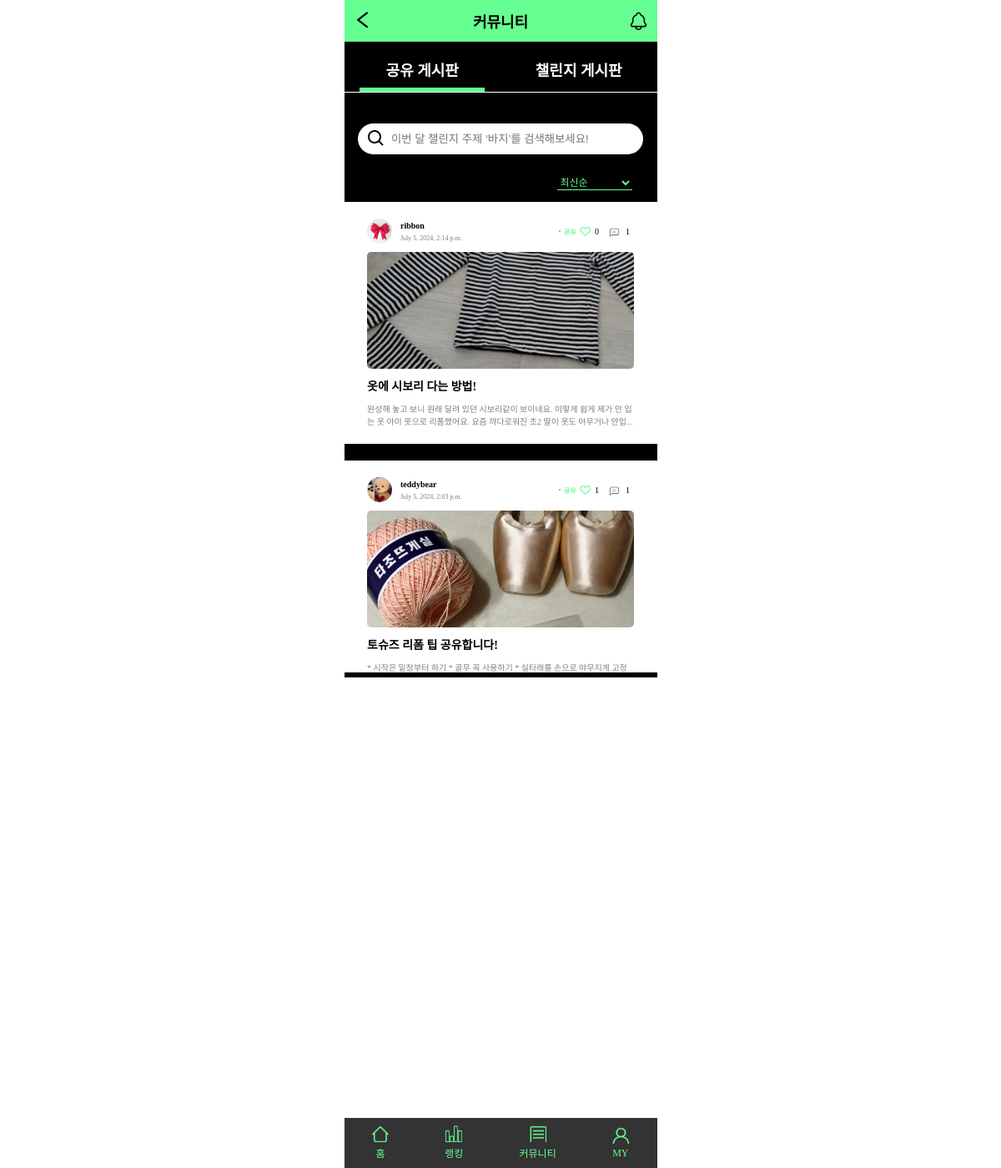
The app's page /tipList/ with its own data.
### mainApp/models.py (models this page shows, shortened)
class Post(models.Model):
    title = models.CharField(max_length=50) # 글의 제목, 최대 길이는 50
    content = models.TextField() # 글의 본문
    created_at = models.DateTimeField(auto_now_add=True) # 생성일자
    author = models.ForeignKey(to = User, on_delete = models.CASCADE, related_name = "posts")
    category = models.ManyToManyField(to = Category, through = "PostCategory", related_name = "posts")
    like = models.ManyToManyField(to = User, through = "Like", related_name="liked_posts")
    image = models.ImageField(upload_to = upload_filepath, blank = True) # 이미지 업로드
    file = models.FileField(upload_to = upload_filepath, blank = True ) # 파일 업로드

class Category(models.Model):
    name = models.CharField(max_length = 20)

### accountApp/models.py (models this page shows, shortened)
class User(AbstractBaseUser):
    email = models.EmailField(
        verbose_name='email',
        max_length=255,
        unique=True,
    )
    nickname = models.CharField(max_length=20)
    image = models.ImageField()
    is_active = models.BooleanField(default=True)
    is_admin = models.BooleanField(default=False)
    objects = UserManager()
    USERNAME_FIELD = 'email'
    REQUIRED_FIELDS = ['image', 'nickname']

### mainApp/views.py (the view)
# urls.py: path('tipList/', tipList, name='tipList'),
def tipList(request):
    categories = Category.objects.all()
    category = get_object_or_404(Category, id=2)
    sort = request.GET.get('sort', 'latest')
    query = request.GET.get('query', '')
    posts = category.posts.all()
    if query:
        posts = posts.filter(Q(title__icontains=query) | Q(content__icontains=query))
    if sort == 'likes':
        posts = posts.annotate(like_count=models.Count('like')).order_by('-like_count', '-id')
    else:
        posts = posts.order_by('-created_at')
    return render(request, 'mainApp/tipList.html', {'posts': posts, 'categories': categories, 'sort': sort, 'query': query, 'latest_selected': sort == 'latest', 'likes_selected': sort == 'likes'})

### mainApp/templates/mainApp/tipList.html (shortened to what this page needs)
<!DOCTYPE html>
{% load static %}
<html lang="en">
<head>
    <link rel="stylesheet" href="{% static 'css/hyunh.css' %}">
    <link rel="stylesheet" href="https://cdnjs.cloudflare.com/ajax/libs/font-awesome/6.0.0-beta3/css/all.min.css">
</head>
<body>
    <header class="community_header">
        <a href="{% url 'mainApp:main' %}"><img src="../../../media/backBtn.png" alt="뒤로가기"
                class="community_header_back"></a>
        <span class="community_header_title">커뮤니티</span>
        <a href="{% url 'mainApp:notice' %}" class="community_header_notice"><img src="../../../media/noticeBell.png"
                alt="알림"></a>
    </header>
    <main class="community_main">
        <section class="community_main_sec1">
            <div class="community_main_sec1_item focused" data-target="sec2"><a href="{% url 'mainApp:tipList' %}">공유
                    게시판</a></div>
            <div class="community_main_sec1_item" data-target="sec3"><a href="{% url 'mainApp:challengeList' %}">챌린지
                    게시판</a></div>
        </section>
        <form method="get" action="{% url 'mainApp:tipList' %}" class="community_main_search">
            <input type="text" id="query" name="query" value="{{ request.GET.query }}"
                class="community_main_search_input" placeholder="이번 달 챌린지 주제 ‘바지’를 검색해보세요!">
        </form>
        <form method="get" id="sortForm" class="community_main_sort">
            <select name="sort" id="sort" onchange="document.getElementById('sortForm').submit()"
                class="community_main_sort_selec">
                <option value="latest" {% if latest_selected %}selected{% endif %} class="community_main_sort_opt">
                    최신순
                </option>
            </select>
        </form>
        <div class="community_main_scroll">
            <section class="community_main_sec3">
                {% for post in posts %}
                <div class="community_main_sec3_post">
                    <div class="community_main_sec3_post_header">
                        <div class="community_main_sec3_post_user">
                            <div class="community_main_sec3_post_userImg">
                                {% if post.author.image %}
                                <img width="30" height="30" src="{{ post.author.image.url }}" alt="프로필 사진">
                                {% endif %}
                            </div>
                            <div class="community_main_sec3_post_nickDate">
                                <p class="community_main_sec3_post_nick">{{ post.author.nickname }}</p>
                                <p class="community_main_sec3_post_date">{{ post.created_at }}</p>
                            </div>
                        </div>
                        <div class="community_main_sec3_post_likeCom">
                            <div class="user_post_titleLike_category">
                                <svg xmlns="http://www.w3.org/2000/svg" width="2" height="2" viewBox="0 0 2 2" fill="none">
                                    <circle cx="1" cy="1" r="1" fill="#66FF91" />
                                    <circle cx="1" cy="1" r="1" fill="black" fill-opacity="0.2" />
                                </svg>
                                <span>{% for category in post.category.all %}
                                    {% if category.name == "챌린지" %}
                                    챌린지
                                    {% else %}
                                    공유
                                    {% endif %}
                                    {% endfor %}</span>
                            </div>
                            <p>
                                {% if request.user in post.like.all %}
                                <a href="{% url 'mainApp:remove_like' post.id %}"><i class="fas fa-heart fa-lg"></i></a>
                                {% else %}
                                <a href="{% url 'mainApp:add_like' post.id %}"></a>
                                {% endif %}
                                {{ post.like.count }}
                            </p>
                            <p><img src="../../../media/comment.png" alt="댓글">{{ post.comments.count }}</p>
                        </div>
                    </div>
                    {% if post.image %}
                    <img width="320" height="240" src="{{ post.image.url }}" class="community_main_sec3_post_img">
                    {% endif %}
                    <div style="display: flex;">
                        <p class="community_main_sec3_post_title"><a href="{% url 'mainApp:detail' post.id %}">{{ post.title }}</a></p>
                    </div>
                    <p class="community_main_sec3_post_text">
                        {% if post.content|length > 91 %}
                        {{ post.content|slice:":91" }}...
                        {% else %}
                        {{ post.content }}
                        {% endif %}
                    </p>
                </div>
                {% empty %}
                작성된 글이 없습니다.
                {% endfor %}
            </section>
        </div>
    </main>
    <footer class="community_footer">
        <div class="community_footer_home">
            <a href="{% url 'mainApp:main' %}">
                <img src="../../../media/Home.png" alt="홈" width="20px" height="20px">
            </a>
            <p>홈</p>
        </div>
        <div class="community_footer_rank">
            <a href="{% url 'mainApp:ranking' %}">
                <img src="../../../media/Rank.png" alt="랭킹" width="20px" height="20px">
            </a>
            <p>랭킹</p>
        </div>
        <div class="community_footer_community">
            <a href="{% url 'mainApp:tipList' %}">
                <img src="../../../media/Community.png" alt="커뮤니티" width="20px" height="20px">
            </a>
            <p>커뮤니티</p>
        </div>
        <div class="community_footer_my">
            {% if not user.is_authenticated %}
            <a href="{% url 'accountApp:login' %}">
                <img src="../../../media/My.png" alt="마이" width="20px" height="20px">
            </a>
            {% else %}
            <a href="{% url 'accountApp:detail' pk=user.pk %}">
                <img src="../../../media/My.png" alt="마이" width="20px" height="20px">
            </a>
            {% endif %}
            <p>MY</p>
        </div>
    </footer>
</body>
</html>

### records on screen
Post: author.image (picture), author.nickname "ribbon", created_at "July 5, 2024, 2:14 p.m.", like.count "0", comments.count "1", image (picture), title "옷에 시보리 다는 방법!", content "완성해 놓고 보니 원래 달려 있던 시보리같이 보이네요. 이렇게 쉽게 제가 안 입는 옷 아이 옷으로 리폼했어요. 요즘 까다로워진 초2 딸이 옷도 아무거나 안입"
Category: name "공유"
Post: author.image (picture), author.nickname "teddybear", created_at "July 5, 2024, 2:03 p.m.", like.count "1", comments.count "1", image (picture), title "토슈즈 리폼 팁 공유합니다!", content "* 시작은 밑창부터 하기 * 골무 꼭 사용하기 * 실타래를 손으로 야무지게…"
